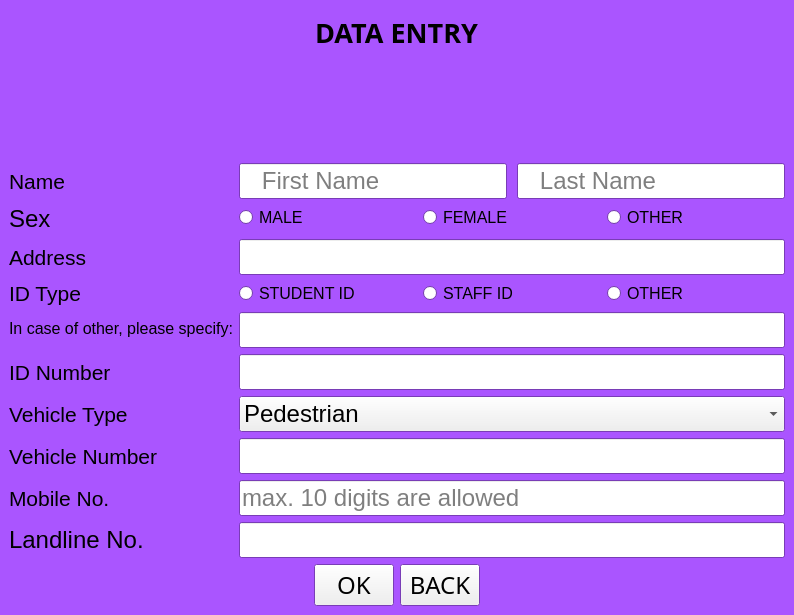
<?xml version="1.0" encoding="UTF-8"?>
<ui version="4.0">
 <class>Form</class>
 <widget class="QWidget" name="Form">
  <property name="geometry">
   <rect>
    <x>0</x>
    <y>0</y>
    <width>794</width>
    <height>615</height>
   </rect>
  </property>
  <property name="palette">
   <palette>
    <active>
     <colorrole role="WindowText">
      <brush brushstyle="SolidPattern">
       <color alpha="255">
        <red>0</red>
        <green>0</green>
        <blue>0</blue>
       </color>
      </brush>
     </colorrole>
     <colorrole role="Base">
      <brush brushstyle="SolidPattern">
       <color alpha="255">
        <red>255</red>
        <green>255</green>
        <blue>255</blue>
       </color>
      </brush>
     </colorrole>
     <colorrole role="Window">
      <brush brushstyle="SolidPattern">
       <color alpha="255">
        <red>170</red>
        <green>85</green>
        <blue>255</blue>
       </color>
      </brush>
     </colorrole>
    </active>
    <inactive>
     <colorrole role="WindowText">
      <brush brushstyle="SolidPattern">
       <color alpha="255">
        <red>0</red>
        <green>0</green>
        <blue>0</blue>
       </color>
      </brush>
     </colorrole>
     <colorrole role="Base">
      <brush brushstyle="SolidPattern">
       <color alpha="255">
        <red>255</red>
        <green>255</green>
        <blue>255</blue>
       </color>
      </brush>
     </colorrole>
     <colorrole role="Window">
      <brush brushstyle="SolidPattern">
       <color alpha="255">
        <red>170</red>
        <green>85</green>
        <blue>255</blue>
       </color>
      </brush>
     </colorrole>
    </inactive>
    <disabled>
     <colorrole role="WindowText">
      <brush brushstyle="SolidPattern">
       <color alpha="255">
        <red>120</red>
        <green>120</green>
        <blue>120</blue>
       </color>
      </brush>
     </colorrole>
     <colorrole role="Base">
      <brush brushstyle="SolidPattern">
       <color alpha="255">
        <red>170</red>
        <green>85</green>
        <blue>255</blue>
       </color>
      </brush>
     </colorrole>
     <colorrole role="Window">
      <brush brushstyle="SolidPattern">
       <color alpha="255">
        <red>170</red>
        <green>85</green>
        <blue>255</blue>
       </color>
      </brush>
     </colorrole>
    </disabled>
   </palette>
  </property>
  <property name="font">
   <font>
    <pointsize>18</pointsize>
   </font>
  </property>
  <property name="cursor">
   <cursorShape>ArrowCursor</cursorShape>
  </property>
  <property name="focusPolicy">
   <enum>Qt::NoFocus</enum>
  </property>
  <property name="windowTitle">
   <string>Form</string>
  </property>
  <layout class="QVBoxLayout" name="verticalLayout_2" stretch="0">
   <property name="spacing">
    <number>6</number>
   </property>
   <property name="sizeConstraint">
    <enum>QLayout::SetDefaultConstraint</enum>
   </property>
   <property name="margin">
    <number>9</number>
   </property>
   <item>
    <layout class="QFormLayout" name="formLayout">
     <property name="fieldGrowthPolicy">
      <enum>QFormLayout::AllNonFixedFieldsGrow</enum>
     </property>
     <item row="1" column="0" colspan="2">
      <layout class="QVBoxLayout" name="verticalLayout">
       <property name="topMargin">
        <number>5</number>
       </property>
       <item alignment="Qt::AlignHCenter">
        <widget class="QLabel" name="dataentry_lbl">
         <property name="font">
          <font>
           <family>NEOTERIQUE</family>
           <pointsize>20</pointsize>
           <weight>75</weight>
           <bold>true</bold>
           <strikeout>false</strikeout>
           <kerning>true</kerning>
          </font>
         </property>
         <property name="text">
          <string>DATA ENTRY</string>
         </property>
         <property name="textFormat">
          <enum>Qt::AutoText</enum>
         </property>
         <property name="alignment">
          <set>Qt::AlignCenter</set>
         </property>
        </widget>
       </item>
       <item>
        <spacer name="verticalSpacer_2">
         <property name="orientation">
          <enum>Qt::Vertical</enum>
         </property>
         <property name="sizeHint" stdset="0">
          <size>
           <width>20</width>
           <height>40</height>
          </size>
         </property>
        </spacer>
       </item>
      </layout>
     </item>
     <item row="3" column="0">
      <widget class="QLabel" name="label">
       <property name="font">
        <font>
         <family>Arial</family>
         <pointsize>16</pointsize>
        </font>
       </property>
       <property name="text">
        <string>Name</string>
       </property>
       <property name="textFormat">
        <enum>Qt::AutoText</enum>
       </property>
       <property name="scaledContents">
        <bool>false</bool>
       </property>
       <property name="wordWrap">
        <bool>false</bool>
       </property>
       <property name="margin">
        <number>0</number>
       </property>
       <property name="indent">
        <number>0</number>
       </property>
       <property name="openExternalLinks">
        <bool>false</bool>
       </property>
      </widget>
     </item>
     <item row="4" column="0">
      <widget class="QLabel" name="label_6">
       <property name="font">
        <font>
         <family>Arial</family>
        </font>
       </property>
       <property name="text">
        <string>Sex</string>
       </property>
      </widget>
     </item>
     <item row="4" column="1">
      <layout class="QHBoxLayout" name="horizontalLayout_2">
       <item>
        <widget class="QRadioButton" name="male_rbtn">
         <property name="font">
          <font>
           <pointsize>12</pointsize>
          </font>
         </property>
         <property name="text">
          <string>MALE</string>
         </property>
        </widget>
       </item>
       <item>
        <widget class="QRadioButton" name="female_rbtn">
         <property name="font">
          <font>
           <pointsize>12</pointsize>
          </font>
         </property>
         <property name="text">
          <string>FEMALE</string>
         </property>
        </widget>
       </item>
       <item>
        <widget class="QRadioButton" name="other_sex_rbtn">
         <property name="font">
          <font>
           <pointsize>12</pointsize>
          </font>
         </property>
         <property name="text">
          <string>OTHER</string>
         </property>
        </widget>
       </item>
      </layout>
     </item>
     <item row="5" column="0">
      <widget class="QLabel" name="label_9">
       <property name="font">
        <font>
         <family>Arial</family>
         <pointsize>16</pointsize>
         <underline>false</underline>
        </font>
       </property>
       <property name="text">
        <string>Address</string>
       </property>
      </widget>
     </item>
     <item row="5" column="1">
      <widget class="QLineEdit" name="adddress_lineEdit"/>
     </item>
     <item row="6" column="0">
      <widget class="QLabel" name="label_2">
       <property name="font">
        <font>
         <family>Arial</family>
         <pointsize>16</pointsize>
        </font>
       </property>
       <property name="text">
        <string>ID Type</string>
       </property>
      </widget>
     </item>
     <item row="6" column="1">
      <layout class="QHBoxLayout" name="horizontalLayout">
       <property name="leftMargin">
        <number>0</number>
       </property>
       <property name="topMargin">
        <number>0</number>
       </property>
       <property name="rightMargin">
        <number>0</number>
       </property>
       <item>
        <widget class="QRadioButton" name="std_id_rbtn">
         <property name="font">
          <font>
           <pointsize>12</pointsize>
          </font>
         </property>
         <property name="mouseTracking">
          <bool>true</bool>
         </property>
         <property name="text">
          <string>STUDENT ID</string>
         </property>
        </widget>
       </item>
       <item>
        <widget class="QRadioButton" name="staff_id_rbtn">
         <property name="font">
          <font>
           <pointsize>12</pointsize>
          </font>
         </property>
         <property name="text">
          <string>STAFF ID</string>
         </property>
        </widget>
       </item>
       <item>
        <widget class="QRadioButton" name="other_id_rbtn">
         <property name="font">
          <font>
           <pointsize>12</pointsize>
          </font>
         </property>
         <property name="text">
          <string>OTHER</string>
         </property>
        </widget>
       </item>
      </layout>
     </item>
     <item row="8" column="0">
      <widget class="QLabel" name="label_7">
       <property name="enabled">
        <bool>true</bool>
       </property>
       <property name="font">
        <font>
         <family>Arial</family>
         <pointsize>12</pointsize>
         <kerning>true</kerning>
        </font>
       </property>
       <property name="mouseTracking">
        <bool>false</bool>
       </property>
       <property name="text">
        <string>In case of other, please specify:</string>
       </property>
      </widget>
     </item>
     <item row="8" column="1">
      <widget class="QLineEdit" name="other_lineEdit">
       <property name="text">
        <string/>
       </property>
      </widget>
     </item>
     <item row="9" column="0">
      <widget class="QLabel" name="label_8">
       <property name="font">
        <font>
         <family>Arial</family>
         <pointsize>16</pointsize>
        </font>
       </property>
       <property name="text">
        <string>ID Number</string>
       </property>
      </widget>
     </item>
     <item row="9" column="1">
      <widget class="QLineEdit" name="idnumber_lineEdit"/>
     </item>
     <item row="11" column="0">
      <widget class="QLabel" name="label_3">
       <property name="font">
        <font>
         <family>Arial</family>
         <pointsize>16</pointsize>
        </font>
       </property>
       <property name="text">
        <string>Vehicle Type</string>
       </property>
      </widget>
     </item>
     <item row="11" column="1">
      <widget class="QComboBox" name="vehicletype_comboBox">
       <property name="enabled">
        <bool>true</bool>
       </property>
       <item>
        <property name="text">
         <string>Pedestrian</string>
        </property>
       </item>
       <item>
        <property name="text">
         <string>Motorcylcle</string>
        </property>
       </item>
       <item>
        <property name="text">
         <string>Car</string>
        </property>
       </item>
       <item>
        <property name="text">
         <string>Truck</string>
        </property>
       </item>
       <item>
        <property name="text">
         <string>Rikshaw</string>
        </property>
       </item>
       <item>
        <property name="text">
         <string>Van</string>
        </property>
       </item>
       <item>
        <property name="text">
         <string>Tractor</string>
        </property>
       </item>
       <item>
        <property name="text">
         <string>Bus</string>
        </property>
       </item>
      </widget>
     </item>
     <item row="13" column="0">
      <widget class="QLabel" name="label_4">
       <property name="font">
        <font>
         <family>Arial</family>
         <pointsize>16</pointsize>
        </font>
       </property>
       <property name="text">
        <string>Vehicle Number</string>
       </property>
      </widget>
     </item>
     <item row="13" column="1">
      <widget class="QLineEdit" name="vehicle_number_lineEdit"/>
     </item>
     <item row="15" column="0">
      <widget class="QLabel" name="label_5">
       <property name="font">
        <font>
         <family>Arial</family>
         <pointsize>16</pointsize>
        </font>
       </property>
       <property name="text">
        <string>Mobile No.</string>
       </property>
      </widget>
     </item>
     <item row="15" column="1">
      <widget class="QLineEdit" name="contact_lineEdit">
       <property name="maxLength">
        <number>10</number>
       </property>
       <property name="placeholderText">
        <string>max. 10 digits are allowed</string>
       </property>
      </widget>
     </item>
     <item row="16" column="0">
      <widget class="QLabel" name="label_10">
       <property name="font">
        <font>
         <family>Arial</family>
        </font>
       </property>
       <property name="text">
        <string>Landline No.</string>
       </property>
      </widget>
     </item>
     <item row="16" column="1">
      <widget class="QLineEdit" name="lineEdit"/>
     </item>
     <item row="18" column="0" colspan="2">
      <layout class="QHBoxLayout" name="horizontalLayout_3">
       <property name="leftMargin">
        <number>0</number>
       </property>
       <property name="topMargin">
        <number>0</number>
       </property>
       <item>
        <spacer name="horizontalSpacer_2">
         <property name="orientation">
          <enum>Qt::Horizontal</enum>
         </property>
         <property name="sizeHint" stdset="0">
          <size>
           <width>40</width>
           <height>20</height>
          </size>
         </property>
        </spacer>
       </item>
       <item>
        <widget class="QPushButton" name="ok_btn">
         <property name="font">
          <font>
           <family>ZOMBIFIED</family>
          </font>
         </property>
         <property name="text">
          <string>OK</string>
         </property>
        </widget>
       </item>
       <item>
        <widget class="QPushButton" name="cancel_btn">
         <property name="enabled">
          <bool>true</bool>
         </property>
         <property name="font">
          <font>
           <family>ZOMBIFIED</family>
          </font>
         </property>
         <property name="text">
          <string>BACK</string>
         </property>
        </widget>
       </item>
       <item>
        <spacer name="horizontalSpacer">
         <property name="orientation">
          <enum>Qt::Horizontal</enum>
         </property>
         <property name="sizeHint" stdset="0">
          <size>
           <width>40</width>
           <height>20</height>
          </size>
         </property>
        </spacer>
       </item>
      </layout>
     </item>
     <item row="3" column="1">
      <layout class="QHBoxLayout" name="horizontalLayout_5">
       <property name="spacing">
        <number>10</number>
       </property>
       <property name="sizeConstraint">
        <enum>QLayout::SetDefaultConstraint</enum>
       </property>
       <property name="margin">
        <number>0</number>
       </property>
       <item>
        <widget class="QLineEdit" name="Fname_lineEdit">
         <property name="placeholderText">
          <string>   First Name</string>
         </property>
        </widget>
       </item>
       <item>
        <widget class="QLineEdit" name="Lname_lineEdit">
         <property name="placeholderText">
          <string>   Last Name</string>
         </property>
        </widget>
       </item>
      </layout>
     </item>
    </layout>
   </item>
  </layout>
 </widget>
 <resources/>
 <connections>
  <connection>
   <sender>cancel_btn</sender>
   <signal>clicked()</signal>
   <receiver>Form</receiver>
   <slot>close()</slot>
   <hints>
    <hint type="sourcelabel">
     <x>474</x>
     <y>580</y>
    </hint>
    <hint type="destinationlabel">
     <x>148</x>
     <y>0</y>
    </hint>
   </hints>
  </connection>
  <connection>
   <sender>std_id_rbtn</sender>
   <signal>clicked()</signal>
   <receiver>label_7</receiver>
   <slot>hide()</slot>
   <hints>
    <hint type="sourcelabel">
     <x>412</x>
     <y>261</y>
    </hint>
    <hint type="destinationlabel">
     <x>141</x>
     <y>305</y>
    </hint>
   </hints>
  </connection>
  <connection>
   <sender>other_id_rbtn</sender>
   <signal>clicked()</signal>
   <receiver>label_7</receiver>
   <slot>show()</slot>
   <hints>
    <hint type="sourcelabel">
     <x>782</x>
     <y>261</y>
    </hint>
    <hint type="destinationlabel">
     <x>112</x>
     <y>305</y>
    </hint>
   </hints>
  </connection>
  <connection>
   <sender>staff_id_rbtn</sender>
   <signal>clicked()</signal>
   <receiver>other_lineEdit</receiver>
   <slot>hide()</slot>
   <hints>
    <hint type="sourcelabel">
     <x>597</x>
     <y>261</y>
    </hint>
    <hint type="destinationlabel">
     <x>553</x>
     <y>309</y>
    </hint>
   </hints>
  </connection>
  <connection>
   <sender>std_id_rbtn</sender>
   <signal>clicked()</signal>
   <receiver>other_lineEdit</receiver>
   <slot>hide()</slot>
   <hints>
    <hint type="sourcelabel">
     <x>412</x>
     <y>261</y>
    </hint>
    <hint type="destinationlabel">
     <x>479</x>
     <y>309</y>
    </hint>
   </hints>
  </connection>
  <connection>
   <sender>other_id_rbtn</sender>
   <signal>clicked()</signal>
   <receiver>other_lineEdit</receiver>
   <slot>show()</slot>
   <hints>
    <hint type="sourcelabel">
     <x>782</x>
     <y>261</y>
    </hint>
    <hint type="destinationlabel">
     <x>721</x>
     <y>309</y>
    </hint>
   </hints>
  </connection>
  <connection>
   <sender>staff_id_rbtn</sender>
   <signal>clicked()</signal>
   <receiver>label_7</receiver>
   <slot>hide()</slot>
   <hints>
    <hint type="sourcelabel">
     <x>597</x>
     <y>261</y>
    </hint>
    <hint type="destinationlabel">
     <x>69</x>
     <y>305</y>
    </hint>
   </hints>
  </connection>
 </connections>
</ui>
